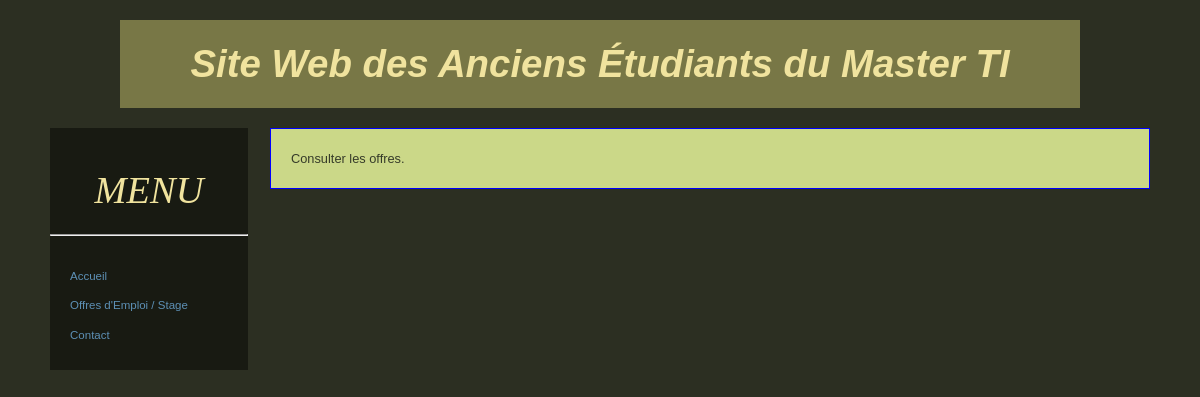
The app's page /site/offres.php, older data.
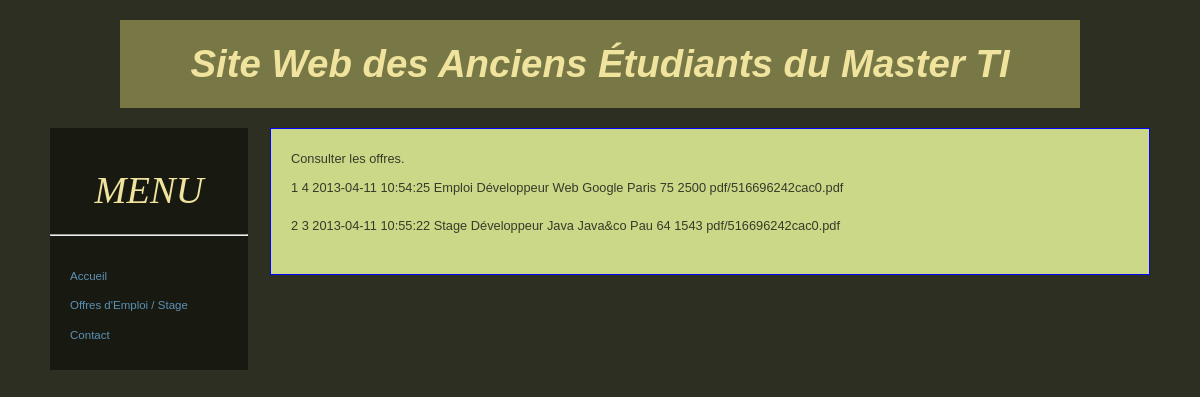
The same page, newer data.
### tables this page shows
CREATE TABLE IF NOT EXISTS `Offre` (
  `codeO` int(8) NOT NULL AUTO_INCREMENT,
  `codePe` int(8) NOT NULL,
  `dateDepot` timestamp NOT NULL DEFAULT CURRENT_TIMESTAMP,
  `type` enum('Emploi','Stage') NOT NULL,
  `intitule` varchar(30) NOT NULL,
  `entreprise` varchar(30) NOT NULL,
  `ville` varchar(30) NOT NULL,
  `departement` int(3) NOT NULL,
  `remuneration` int(8) NOT NULL,
  `cheminPDF` varchar(30) NOT NULL,
  PRIMARY KEY (`codeO`),
  KEY `codePe` (`codePe`),
  KEY `departement` (`departement`)
);

### site/classes/OffreManager.php (called while the page is built, shortened)
<?php
    class OffreManager {
        private $_db;
        public function getList() {
            $offres = array();
            $q = $this->_db->query('SELECT codeO, codePe, dateDepot, type, intitule, entreprise, ville, departement, remuneration, cheminPDF FROM Offre ORDER BY codeO');
            while ($donnees = $q->fetch(PDO::FETCH_ASSOC)) {
                $offres[] = new Offre($donnees);
            }
            return $offres;
        }
        public function setDb(PDO $db) {
            $this->_db = $db;
        }
    }
?>

### site/classes/Offre.php (the view, shortened to what this page needs)
<?php
    class Offre {
        private $_codeO;
        private $_codePe;
        private $_dateDepot;
        private $_type;
        private $_intitule;
        private $_entreprise;
        private $_ville;
        private $_departement;
        private $_remuneration;
        private $_cheminPDF;
        public function __construct(array $donnees) {
            require_once 'fonctions/fonctions.php';
        }
        public function hydrate(array $donnees) {
            foreach ($donnees as $key => $value) {
                $method = 'set' . ucfirst($key);
            }
        }
        public function afficher() {
            echo echoBD($this->_codeO . " "
                    . $this->_codePe . " "
                    . $this->_dateDepot . " "
                    . $this->_type . " "
                    . $this->_intitule . " "
                    . $this->_entreprise . " "
                    . $this->_ville . " "
                    . $this->_departement . " "
                    . $this->_remuneration . " "
                    . $this->_cheminPDF . "<br />");
        }
        public function setCodeO($codeO) {
            $this->_codeO = $codeO;
        }
        public function setCodePe($codePe) {
            $this->_codePe = $codePe;
        }
        public function setDateDepot($dateDepot) {
            $this->_dateDepot = $dateDepot;
        }
        public function setType($type) {
            $this->_type = $type;
        }
        public function setIntitule($intitule) {
            $this->_intitule = $intitule;
        }
        public function setEntreprise($entreprise) {
            $this->_entreprise = $entreprise;
        }
        public function setVille($ville) {
            $this->_ville = $ville;
        }
        public function setDepartement($departement) {
            $this->_departement = $departement;
        }
        public function setRemuneration($remuneration) {
            $this->_remuneration = $remuneration;
        }
        public function setCheminPDF($cheminPDF) {
            $this->_cheminPDF = $cheminPDF;
        }
    }
?>

### site/offres.php (shortened to what this page needs)
<?php
    require_once 'fonctions/fonctions.php';
?>
<!DOCTYPE HTML PUBLIC "-//W3C//DTD HTML 4.01 Transitional//EN"
    "http://www.w3.org/TR/html4/loose.dtd">
<html>
    <head>
        <link rel="stylesheet" href="css/base.css" />
        <link rel="stylesheet" href="css/design.css" />
    </head>
    <body>
        <div id="global">
            <div id="entete">
                <h1>Site Web des Anciens Étudiants du Master TI</h1>
            </div>
            <?php
                afficherMenu();
            ?>
            <div id="contenu">
                <p>Consulter les offres.</p>
                <?php
                    $bdd = ConnexionBD::getInstance()->getBDD();
                    $managerOffre = new OffreManager($bdd);
                    $offres = $managerOffre->getList();
                    $taille = count($offres);
                    echo "<p>\n";
                    for ($i = 0; $i < $taille; $i++) {
                        echo "<br />\n";
                    }
                    echo "\t</p>\n";
                ?>
            </div>
        </div>
    </body>
</html>

### site/fonctions/fonctions.php (shortened to what this page needs)
<?php
    function echoBD($text) {
        return utf8_encode($text);
    }
    function afficherMenu() {
        if (!isset($_SESSION['personneCo'])) {
            require_once 'menus/menu_V.php';
        }
    }
?>

### site/menus/menu_V.php
<div id="navigation">
    <h1>MENU</h1>
    <hr/>
    <ul id="sous_menu">
        <li>
            <a href="index.php">Accueil</a>
        </li>
        <li>
            <a href="offres.php">Offres d'Emploi / Stage</a>
        </li>
        <li>
            <a href="contact.php">Contact</a>
        </li>
    </ul>
</div>

### site/css/base.css (style rules this page uses)
html { font-size: 100%; }
body { margin: 0; padding: 10px 20px; font-family: Verdana, "Bitstream Vera Sans", "Lucida Grande", sans-serif; font-size: .8em; line-height: 1.25; color: black; }
h1, h2, h3, h4, h5, h6 { margin: 1em 0 .5em 0; }
h1, h2 { font-family: Georgia, "Bitstream Vera Serif", Norasi, serif; font-weight: normal; }
h1 { font-size: 3em; font-style: italic; }
ul, ol { margin: .75em 0 .75em 24px; padding: 0; }
ul { list-style: square; }
li { margin: 0; padding: 0; }
p { margin: .75em 0; }
a { color: mediumblue; text-decoration: underline; }

### site/css/design.css (style rules this page uses)
h1 { text-align:center }
body { color: #F0E39E; background: #2C2F22; }
a { color: #FF6533; }
#navigation { background: #181A12; }
#navigation a { color: #FF6533; }
#sous_menu a { text-decoration:none; color:#5d90b5; display:block; padding-left:1.5em; }
#contenu { color: #363B29; background: #cbd888; }
#entete { background: #787746; margin-bottom: 20px; margin-left: 70px; margin-right:70px; }
body { padding: 20px 50px; }
#entete { padding: 20px 0; }
#entete h1 { margin: 0; font-family:arial; font-weight:bold; }
#navigation { width: 18%; float: left; }
#navigation ul { margin: 0; padding: 20px 10px; list-style: none; }
#navigation a { display: block; height: 1%; padding: 6px 6px 6px 10px; line-height: 1.5; font-size: .9em; text-decoration: none; }
#contenu { margin-left: 20%; margin-bottom: 20px; padding: 10px 20px; border: 1px solid blue; }
#contenu > :first-child { margin-top: 10px; }
#contenu p, #contenu li { line-height: 1.5; }

Row changes from the older to the newer data that the page shows:
added offre: codeO+codePe+dateDepot "1 4 2013-04-11 10:54:25 Emploi Développeur Web Google Paris 75 2500 pdf/516696242cac0.pdf"
added offre: codeO+codePe+dateDepot "2 3 2013-04-11 10:55:22 Stage Développeur Java Java&co Pau 64 1543 pdf/516696242cac0.pdf"
